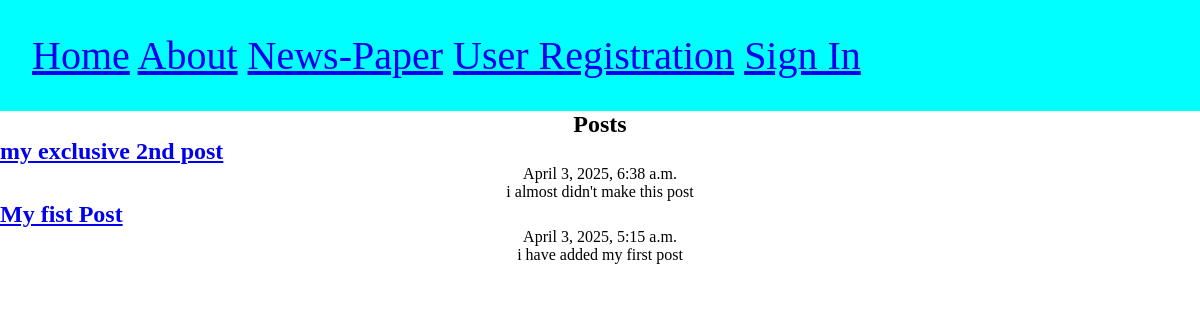
/posts/, run on an earlier commit of the app's database.
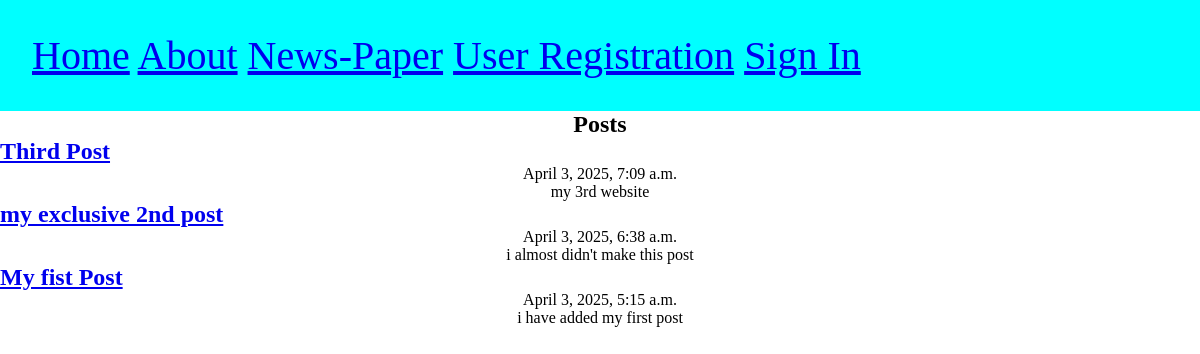
And on a later commit of the database.
### posts/models.py (models this page shows)
class Post(models.Model):
    title = models.CharField(max_length=75)
    body = models.TextField()
    slug = models.SlugField()
    date = models.DateTimeField(auto_now_add=True)
    banner = models.ImageField(default='fallback.png', blank=True)

### posts/views.py (the view)
# urls.py: path('',views.posts_list, name="list"),
def posts_list(request):
    posts = Post.objects.all().order_by('-date')
    return render(request, 'posts/posts_list.html', {'posts': posts})

### posts/templates/posts/posts_list.html (shortened to what this page needs)
{% extends 'layout.html' %}
{% block content %}
<section>
    <h1> Posts </h1>
{% for post in posts %}
<article class="post">
    <h2>
        <a href="{% url 'posts:page' slug=post.slug %}">
         {{post.title}}
        </a>
    </h2>
    <p>{{post.date}}</p>
    <p>{{post.body}}</p>
</article>
{% endfor %}
</section>
{% endblock %}

What changed in the data, as far as the page shows it:
added Post: title "Third Post", date "April 3, 2025, 7:09 a.m.", body "my 3rd website"
